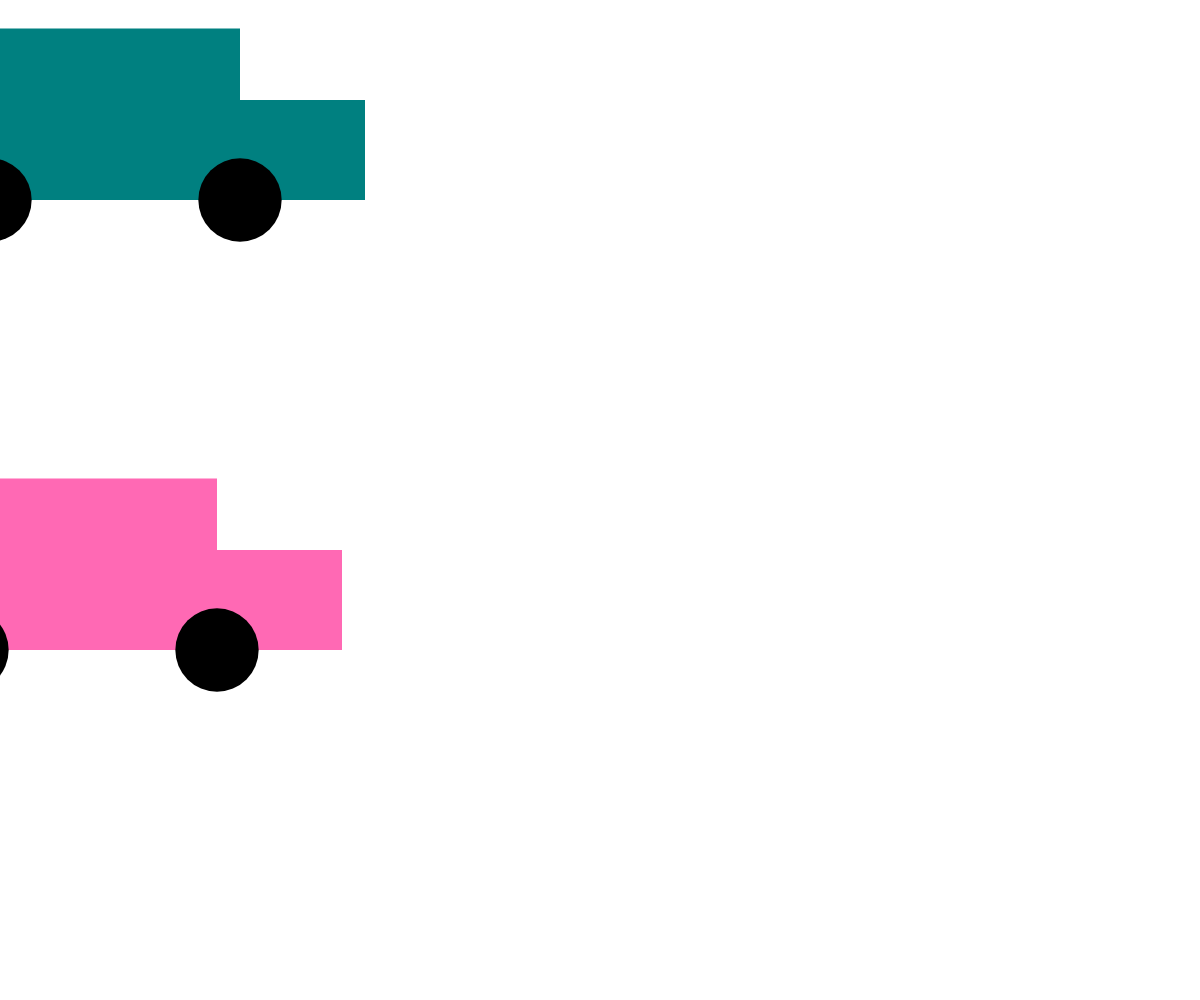
Frame 1 (no input)
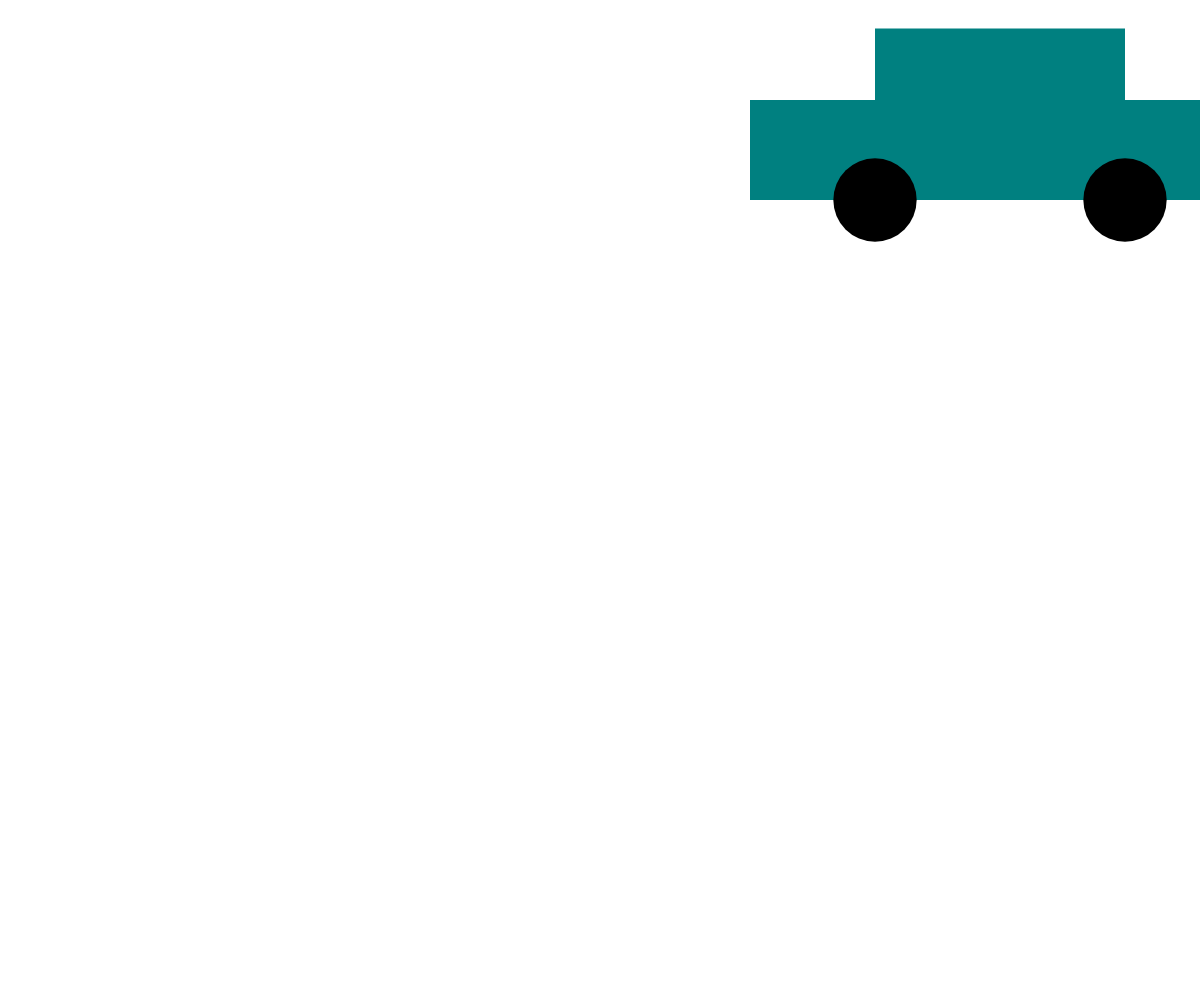
Frame 60 (no input)
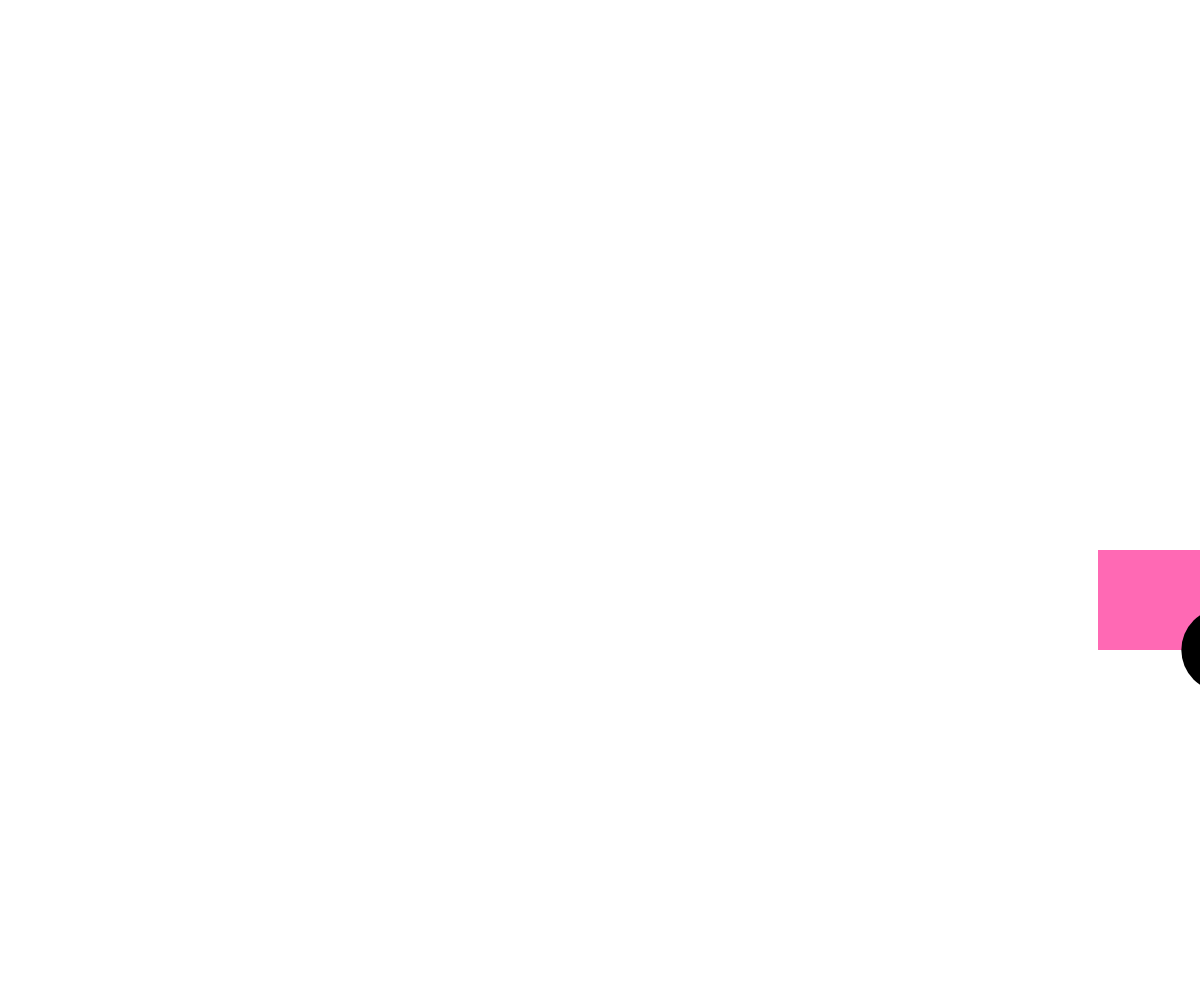
Frame 120 (the mouse pressed at the canvas centre since frame 60)

The p5.js sketch that drew these frames (run headless with seeded random() and noise() and a simulated clock; from frame 60 on, the mouse is pressed at the canvas centre):

// p5.js sketch
// ── sketch.js
const canvasWidth = window.innerWidth;
const canvasHeight = window.innerHeight; 

// feel free to change these values as you like!
const c1 = {
    x: 100,
    y: 650,
    width: 500,
    speed: 8,
    color: 'hotpink'
};

const c2 = {
    x : 100,
    y: 200,
    widht: 500,
    speed: 15,
    color: 'teal'
}


// required to set up the canvas:
function setup() {
    createCanvas(canvasWidth, canvasHeight);
}


// animation loop:
function draw() {


    // clear the canvas:
    clear();

    // move the car:
     c1.x -= c1.speed;
    
    if(c1.x < -500){
        c1.x = 1700;
    }

     c2.x += c2.speed;
    if(c2.x > 1700){
        c2.x = -500;
    }

    // redraw the car:
    drawCar(c1.x, c1.y, c1.width, c1.color);
    
    // draw the grid (optional -- feel free to remove this line):
    // drawGrid(canvasWidth, canvasHeight);

    drawCar(c2.x, c2.y, c2.width, c2.color);

 }


// this function's job is to draw a car based on the 
// parameters the user passes in (x, y, size, fillColor, and wheelColor)
function drawCar(x, y, size, fillColor, wheelColor='black') {
    strokeWeight(0);
    
    // body
    fill(fillColor);
    rect(x - size/4, y - (size/5 + size/7), size / 2, size/7); // top
    rect(x - size/2, y - size/5, size, size/5); // bottom

    // wheels:
    fill(wheelColor);
    circle(x - size / 4, y, size / 6);
    circle(x + size / 4, y, size / 6);

    strokeWeight(0);
    fill('teal');
    rect(c2.x - size/4, c2.y - (size/5 + size/7), size/2, size/7);
    rect(c2.x - size/2, c2.y - size/5, size, size/5);

    fill(wheelColor);
    circle(c2.x - size / 4, c2.y, size / 6);
    circle(c2.x + size / 4, c2.y, size / 6);
}
